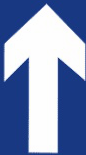
#> input picture ImagesQuery/forward.png, 86 x 155 px, found by its file name
$ python '模板匹配.py'   (older library calls are emulated)
#> lines starting #> are read from the running program, lines starting #| are printed output that depends on the picture; after the words box and inside, x2 and y2 are one past the last pixel; in counts of white or black regions, pixels touching at a corner belong together
import cv2
import cv2 as cv
import numpy as np
import os

a = 0
src = cv.imread('ImageText/forward.png')
#> src is the input picture: shape (155, 86, 3); mean B, G, R 186.4, 146.5, 129.1
hsv = cv.cvtColor(src, cv.COLOR_BGR2HSV)
#> hsv: shape (155, 86, 3); mean H, S, V 79.9, 112, 186.8
low_hsv = np.array([100, 43, 46])
high_hsv = np.array([124, 255, 255])
mask = cv.inRange(hsv, lowerb=low_hsv, upperb=high_hsv)
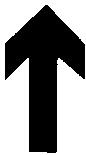
#> mask: shape (155, 86); 55.8% white; 1 black region, box (x1, y1, x2, y2) and area: (5, 5, 85, 153) 5897
cv.imshow('blue', mask)
# 高斯模糊
mohu = cv.GaussianBlur(mask, (5, 5), 0)
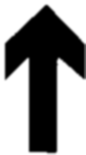
#> mohu: shape (155, 86); min 0, max 255, mean 142
# 二值处理
thresh = cv.threshold(mohu, 0, 255, cv.THRESH_BINARY | cv.THRESH_OTSU)[1]
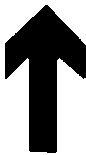
#> thresh: shape (155, 86); 55.5% white; 1 black region, box (x1, y1, x2, y2) and area: (5, 5, 86, 153) 5928
# 闭运算
ker = np.ones((5, 5), np.uint8)
close = cv.morphologyEx(thresh, cv.MORPH_CLOSE, ker)
#> close: shape (155, 86); 55.6% white; 1 black region
# cv.imshow('close', close)
contours, hierarchy = cv.findContours(close, cv.RETR_EXTERNAL, cv.CHAIN_APPROX_NONE)
#> contours = 1 contour; box (x1, y1, x2, y2) and area: (0, 0, 86, 155) 7001
print('总轮廓=', len(contours))
#| 总轮廓= 1
for i in contours:
    # print(cv.contourArea(i),cv.arcLength(i,True))#计算轮廓面积和周长

    # 获取轮廓外接矩形左上角坐标(x,y)和矩形的宽高
    # 然后提取宽高比例在0.8到1.3和面积大于200的轮廓
    x, y, w, h = cv.boundingRect(i)
#> x = 0; y = 0; w = 86; h = 155
    if 0.8 <= w / h <= 1.3:
        if w * h < 300:
            pass
        else:
            # 裁剪矩形并保存图片
            a += 1
            img = src[y:y + h, x:x + w]

            # 放大到指定尺寸
            img = cv.resize(img, (500, 460))
            cv2.imshow('12345', img)
            cv.rectangle(src, (x - 5, y - 5), (x + w + 5, y + h + 5), (0, 255, 0), 2)
            # 对截取矩形图片处理
            gray = cv.cvtColor(img, cv.COLOR_BGR2GRAY)
            cv2.imshow("gray", gray)
            ret, thresh = cv.threshold(gray, 130, 255, cv.THRESH_BINARY_INV)
            cv2.imshow("thresh", thresh)
            # 开闭运算
            ker = np.ones((6, 6), np.uint8)
            close = cv.morphologyEx(thresh, cv.MORPH_CLOSE, ker)
            # 掩码
            h, w = gray.shape[0], gray.shape[1]
            point1 = [0.15 * w, h / 4]
            point2 = [0.15 * w, 4 * h / 5]
            point3 = [0.83 * w, 4 * h / 5]
            point4 = [0.83 * w, h / 4]
            list1 = np.array([[point1, point2, point3, point4]], dtype=np.int32)
            mask = np.zeros_like(gray)
            mask = cv.fillConvexPoly(mask, list1, 255)
            mask1 = cv.bitwise_and(mask, thresh)
            cv2.imshow("mask1", mask1)

            # 开运算
            ker = np.ones((6, 6), np.uint8)
            mask1 = cv.morphologyEx(mask1, cv.MORPH_OPEN, ker)

            # 闭运算
            ker = np.ones((5, 5), np.uint8)
            mask1 = cv.morphologyEx(mask1, cv.MORPH_CLOSE, ker)

            # 找外轮廓,
            contours1, hierarchy1 = cv.findContours(mask1, cv.RETR_EXTERNAL, cv.CHAIN_APPROX_NONE)
            a = len(contours1)

            # cv.drawContours(src, contours1, -1, (0, 255, 0), 3)
            if 0 < a <= 3:
                print('单个矩形内的轮廓', a)
                list3 = []
                for i, element in enumerate(contours1):
                    x2, y2, w2, h2 = cv.boundingRect(element)
                    # print('x2,y2,w2,h2=', x2, y2, w2, h2)
                    # dist1[str(i)]=x2
                    list3.append(x2)
                # print('list3=',min(list3))
                # print(type(element))

                # 轮廓外接矩形
                # boundingboxes = [cv.boundingRect(c) for c in close]  # 返回外接矩形的四个值x,y,h,w
                list2 = []  # 存放轮廓列表
                for lk in contours1:
                    x1, y1, w1, h1 = cv.boundingRect(lk)
                    roi = mask1[y1:y1 + h1, x1:x1 + w1]
                    roi = cv.resize(roi, (60, 90))
                    # 把roi变成三通道图像
                    roi = cv.cvtColor(roi, cv.COLOR_GRAY2BGR)

                    list2.append(roi)
                    # cv.imshow('a4',list2[0])

                    # 遍历模板,进行模板匹配
                    filename = os.listdir(r'ImagesQuery1')
                    scores = []
                    for i in range(4):
                        src1 = cv.imread('ImagesQuery1/' + filename[i])
                        # gray = cv.cvtColor(src1, cv.COLOR_BGR2GRAY)
                        # ret, thresh = cv.threshold(gray, 70, 255, cv.THRESH_BINARY)
                        result = cv.matchTemplate(src1, roi, cv2.TM_CCORR_NORMED)
                        (_, score, _, _) = cv.minMaxLoc(result)

                        scores.append(score)
                    print('得分列表:', scores)
                    x3 = np.argmax(scores)  # x是列表最大值所对应的下标
                    y3 = scores[x3]
                    print('最可能取值:', x3, '分数=', scores[x3])
                    # if y3 > 70000000:
                    #
                    #     print('x1=', x1, list3)
                    #     if x1 == min(list3):
                    #
                    #         cv.putText(src, 'limt:' + str(x3), (x, y + 20), cv.FONT_HERSHEY_DUPLEX, 1, (255, 0, 0), 2)
                    #
                    #     elif x1 == max(list3):
                    #
                    #         cv.putText(src, 'limt:' + '  ' + str(x3), (x, y + 20), cv.FONT_HERSHEY_DUPLEX, 1,
                    #                    (255, 0, 0), 2)
                    #     else:
                    #         cv.putText(src, 'limt:' + ' ' + str(x3), (x, y + 20), cv.FONT_HERSHEY_DUPLEX, 1,
                    #                    (255, 0, 0), 2)
                    # else:
                    #     pass
            else:
                pass

    else:
        pass

# cv.imshow('img',img)
# cv.imshow('mask1',mask1)
cv.imshow('src', src)

cv.waitKey(0)
cv.destroyAllWindows()

$ run again, with ImagesQuery/back.png copied over ImagesQuery/forward.png
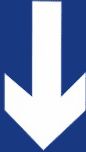
#> input picture ImagesQuery/back.png, 86 x 152 px, found by its file name
#> src is the input picture: shape (152, 86, 3); mean B, G, R 187.5, 148.2, 131.1
#> hsv: shape (152, 86, 3); mean H, S, V 79.3, 110.2, 188
#> `mask = cv.inRange(hsv, lowerb=low_hsv, upperb=high_hsv)`:
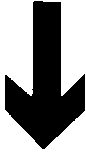
#> mask: shape (152, 86); 54.9% white; 1 black region, box (x1, y1, x2, y2) and area: (5, 1, 85, 149) 5897
#> `thresh = cv.threshold(mohu, 0, 255, cv.THRESH_BINARY | cv.THRESH_OTSU)..`:
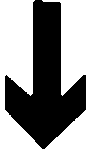
#> thresh: shape (152, 86); 54.6% white; 1 black region, box (x1, y1, x2, y2) and area: (5, 0, 86, 149) 5937
#> close: shape (152, 86); 54.7% white; 1 black region
#> contours = 2 contours; box (x1, y1, x2, y2) and area: (0, 0, 86, 152) 4706, (42, 0, 86, 96) 2038
#| 总轮廓= 2
#> x = 42; y = 0; w = 44; h = 96
